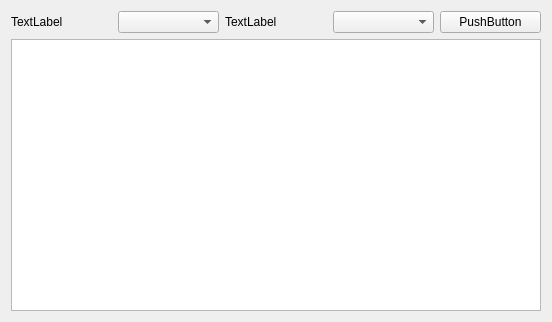
<?xml version="1.0" encoding="UTF-8"?>
<ui version="4.0">
 <class>Widget</class>
 <widget class="QWidget" name="Widget">
  <property name="geometry">
   <rect>
    <x>0</x>
    <y>0</y>
    <width>552</width>
    <height>322</height>
   </rect>
  </property>
  <property name="windowTitle">
   <string>Widget</string>
  </property>
  <layout class="QVBoxLayout" name="verticalLayout">
   <item>
    <layout class="QHBoxLayout" name="horizontalLayout">
     <item>
      <widget class="QLabel" name="label">
       <property name="text">
        <string>TextLabel</string>
       </property>
      </widget>
     </item>
     <item>
      <widget class="QComboBox" name="comboBox"/>
     </item>
     <item>
      <widget class="QLabel" name="label_2">
       <property name="text">
        <string>TextLabel</string>
       </property>
      </widget>
     </item>
     <item>
      <widget class="QComboBox" name="comboBox_2"/>
     </item>
     <item>
      <widget class="QPushButton" name="pushButton_2">
       <property name="text">
        <string>PushButton</string>
       </property>
      </widget>
     </item>
    </layout>
   </item>
   <item>
    <widget class="QTextEdit" name="textEdit"/>
   </item>
  </layout>
 </widget>
 <layoutdefault spacing="6" margin="11"/>
 <resources/>
 <connections/>
</ui>
